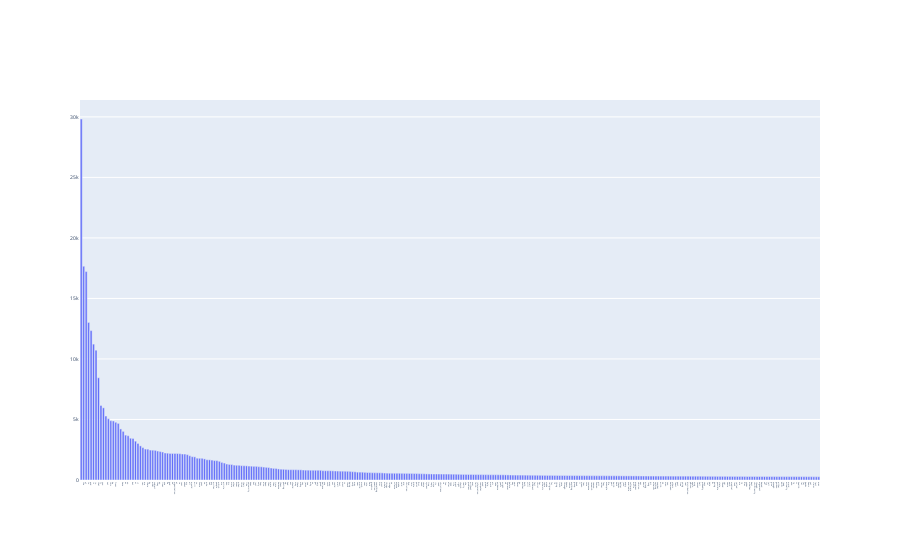

The code cell stored with this chart in its notebook:
### Markdown cell above
### >>> **Exercise 14 (take home):** 
Additionally, you can attempt to sort the terms on the `x-axis` by frequency instead of in alphabetical order. This way the visualization is more meaninfgul and you will be able to observe the so called [long tail](https://en.wikipedia.org/wiki/Long_tail) (get familiar with this term since it will appear a lot in data mining and other statistics courses). see picture below

![alt txt](https://upload.wikimedia.org/wikipedia/commons/thumb/8/8a/Long_tail.svg/1000px-Long_tail.svg.png)

### Code cell
# Answer here
term_freq_df_sort = term_freq_df.sort_values(by='freq', ascending = False)
fig = go.Figure(
    data = [go.Bar(
        x = list(term_freq_df_sort['term'])[:300],
        y = list(term_freq_df_sort['freq'])[:300],
    )]
)

fig.update_layout(
    autosize  = True,
    xaxis = dict(
        tickvals = list(range(1,301)),
        ticktext = list(term_freq_df_sort['term'])[:300],
        tickfont = dict(size = 2)
    ),
    yaxis = dict(
        tickfont = dict(size=5)
    )
)

### Figure 1 — Plotly figure (JSON) as saved in the notebook; plotly's stock layout.template omitted (floating-point values rounded to 4 significant figures; data arrays with more than 128 entries replaced by an {"elided": "..."} marker saying what was removed)
{"data": [{"type": "bar", "x": {"elided": "300 str values"}, "y": {"elided": "300 int values"}}], "layout": {"autosize": true, "xaxis": {"autorange": true, "range": [-0.5, 299.5], "tickfont": {"size": 2}, "ticktext": {"elided": "300 str values"}, "tickvals": {"elided": "300 int values"}, "type": "category"}, "yaxis": {"autorange": true, "range": [0, 31390.0], "tickfont": {"size": 5}, "type": "linear"}}}
